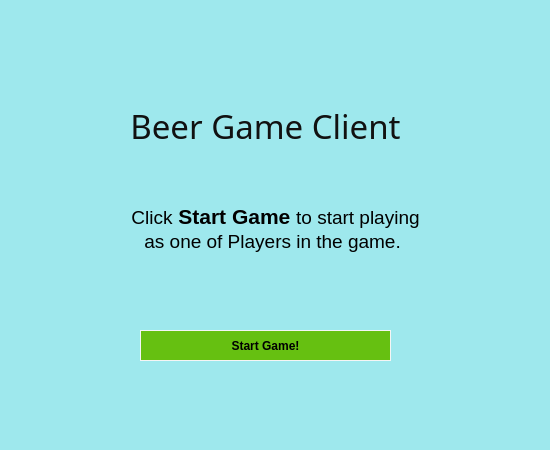
<?xml version="1.0" encoding="UTF-8"?>
<ui version="4.0">
 <class>ClientInterface</class>
 <widget class="QWidget" name="ClientInterface">
  <property name="geometry">
   <rect>
    <x>0</x>
    <y>0</y>
    <width>550</width>
    <height>450</height>
   </rect>
  </property>
  <property name="windowTitle">
   <string>Dialog</string>
  </property>
  <property name="styleSheet">
   <string notr="true">#PlayerWindow{
	background-color: rgb(255, 255, 255);
}</string>
  </property>
  <widget class="QStackedWidget" name="stackedWidget">
   <property name="geometry">
    <rect>
     <x>0</x>
     <y>0</y>
     <width>550</width>
     <height>450</height>
    </rect>
   </property>
   <property name="styleSheet">
    <string notr="true">background-color: rgb(158, 232, 237);</string>
   </property>
   <property name="currentIndex">
    <number>0</number>
   </property>
   <widget class="QWidget" name="page_2">
    <widget class="QPushButton" name="Connect">
     <property name="geometry">
      <rect>
       <x>140</x>
       <y>330</y>
       <width>251</width>
       <height>31</height>
      </rect>
     </property>
     <property name="styleSheet">
      <string notr="true">
#Connect {
	color: rgb(0, 0, 0);
   background-color: #66c011;
    border-color:#007bff;
    font-family: 'League Spartan Bold', arial;
    font-weight: bold;
    border: 1px solid #f5f5f5; 
}

#Connect:hover { background-color: #66c011; color: white; border: 1px solid black;}

#Connect:disabled {
	background-color: #add8e6;
	color: black;
}</string>
     </property>
     <property name="text">
      <string>Start Game!</string>
     </property>
    </widget>
    <widget class="QTextEdit" name="textEdit">
     <property name="geometry">
      <rect>
       <x>120</x>
       <y>200</y>
       <width>311</width>
       <height>81</height>
      </rect>
     </property>
     <property name="font">
      <font>
       <pointsize>16</pointsize>
      </font>
     </property>
     <property name="styleSheet">
      <string notr="true">#textEdit{ border: 0px;}</string>
     </property>
     <property name="html">
      <string>&lt;!DOCTYPE HTML PUBLIC &quot;-//W3C//DTD HTML 4.0//EN&quot; &quot;http://www.w3.org/TR/REC-html40/strict.dtd&quot;&gt;
&lt;html&gt;&lt;head&gt;&lt;meta name=&quot;qrichtext&quot; content=&quot;1&quot; /&gt;&lt;style type=&quot;text/css&quot;&gt;
p, li { white-space: pre-wrap; }
&lt;/style&gt;&lt;/head&gt;&lt;body style=&quot; font-family:'Ubuntu'; font-size:16pt; font-weight:400; font-style:normal;&quot;&gt;
&lt;p align=&quot;center&quot; style=&quot; margin-top:0px; margin-bottom:0px; margin-left:0px; margin-right:0px; -qt-block-indent:0; text-indent:0px;&quot;&gt;&lt;span style=&quot; font-size:14pt;&quot;&gt;Click&lt;/span&gt; &lt;span style=&quot; font-weight:600;&quot;&gt;Start Game&lt;/span&gt; &lt;span style=&quot; font-size:14pt;&quot;&gt;to start playing as one of Players in the game.&lt;/span&gt; &lt;/p&gt;&lt;/body&gt;&lt;/html&gt;</string>
     </property>
    </widget>
    <widget class="QLabel" name="win_heading">
     <property name="geometry">
      <rect>
       <x>70</x>
       <y>70</y>
       <width>391</width>
       <height>111</height>
      </rect>
     </property>
     <property name="font">
      <font>
       <family>League Spartan Bold</family>
       <pointsize>25</pointsize>
      </font>
     </property>
     <property name="styleSheet">
      <string notr="true">#win_heading{ 
	color: #111;
	font-family: 'League Spartan Bold', arial;
	color: #111;
}

#win_heading:disabled {
	color: #c0c0c0;
}</string>
     </property>
     <property name="text">
      <string>Beer Game Client</string>
     </property>
     <property name="alignment">
      <set>Qt::AlignCenter</set>
     </property>
    </widget>
   </widget>
   <widget class="QWidget" name="page">
    <property name="styleSheet">
     <string notr="true">background-color: rgb(158, 232, 237);</string>
    </property>
    <widget class="QGroupBox" name="PlayerArea">
     <property name="geometry">
      <rect>
       <x>10</x>
       <y>30</y>
       <width>521</width>
       <height>391</height>
      </rect>
     </property>
     <property name="font">
      <font>
       <pointsize>13</pointsize>
      </font>
     </property>
     <property name="styleSheet">
      <string notr="true">#RetailerArea {
	
	color: rgb(0, 0, 0);
	background-color: rgb(115, 210, 22);

}</string>
     </property>
     <property name="title">
      <string>Player</string>
     </property>
     <widget class="QPushButton" name="orderBtn">
      <property name="geometry">
       <rect>
        <x>340</x>
        <y>250</y>
        <width>121</width>
        <height>31</height>
       </rect>
      </property>
      <property name="font">
       <font>
        <family>League Spartan Bold</family>
        <weight>75</weight>
        <bold>true</bold>
       </font>
      </property>
      <property name="cursor">
       <cursorShape>PointingHandCursor</cursorShape>
      </property>
      <property name="styleSheet">
       <string notr="true">
#orderBtn {
	color: rgb(0, 0, 0);
   background-color: #66c011;
    border-color:#007bff;
    font-family: 'League Spartan Bold', arial;
    font-weight: bold;
    border: 1px solid #f5f5f5; 
}

#orderBtn:hover { background-color: #66c011; color: white; border: 1px solid black;}

#orderBtn:disabled {
	background-color: #add8e6;
	color: black;
}</string>
      </property>
      <property name="text">
       <string>Place Order</string>
      </property>
     </widget>
     <widget class="QLineEdit" name="orderIn">
      <property name="geometry">
       <rect>
        <x>310</x>
        <y>190</y>
        <width>181</width>
        <height>31</height>
       </rect>
      </property>
      <property name="font">
       <font>
        <pointsize>14</pointsize>
       </font>
      </property>
      <property name="styleSheet">
       <string notr="true">border: 1px solid black;</string>
      </property>
     </widget>
     <widget class="QLabel" name="totalCost_l">
      <property name="geometry">
       <rect>
        <x>10</x>
        <y>340</y>
        <width>91</width>
        <height>31</height>
       </rect>
      </property>
      <property name="font">
       <font>
        <pointsize>13</pointsize>
       </font>
      </property>
      <property name="text">
       <string>Total Cost:</string>
      </property>
     </widget>
     <widget class="QLabel" name="incomingshipment">
      <property name="geometry">
       <rect>
        <x>180</x>
        <y>180</y>
        <width>91</width>
        <height>31</height>
       </rect>
      </property>
      <property name="font">
       <font>
        <pointsize>13</pointsize>
       </font>
      </property>
      <property name="text">
       <string>0</string>
      </property>
     </widget>
     <widget class="QLabel" name="outgoingshipment">
      <property name="geometry">
       <rect>
        <x>180</x>
        <y>220</y>
        <width>91</width>
        <height>31</height>
       </rect>
      </property>
      <property name="font">
       <font>
        <pointsize>13</pointsize>
       </font>
      </property>
      <property name="layoutDirection">
       <enum>Qt::RightToLeft</enum>
      </property>
      <property name="text">
       <string>0</string>
      </property>
     </widget>
     <widget class="QLabel" name="weekCost_l">
      <property name="enabled">
       <bool>true</bool>
      </property>
      <property name="geometry">
       <rect>
        <x>10</x>
        <y>300</y>
        <width>111</width>
        <height>31</height>
       </rect>
      </property>
      <property name="font">
       <font>
        <pointsize>13</pointsize>
       </font>
      </property>
      <property name="text">
       <string>Week's Cost:</string>
      </property>
     </widget>
     <widget class="QLabel" name="incoming_2">
      <property name="geometry">
       <rect>
        <x>10</x>
        <y>180</y>
        <width>131</width>
        <height>31</height>
       </rect>
      </property>
      <property name="font">
       <font>
        <pointsize>13</pointsize>
       </font>
      </property>
      <property name="text">
       <string>Incoming Ship:</string>
      </property>
     </widget>
     <widget class="QLabel" name="outgoing_2">
      <property name="geometry">
       <rect>
        <x>10</x>
        <y>220</y>
        <width>131</width>
        <height>31</height>
       </rect>
      </property>
      <property name="font">
       <font>
        <pointsize>13</pointsize>
       </font>
      </property>
      <property name="layoutDirection">
       <enum>Qt::RightToLeft</enum>
      </property>
      <property name="text">
       <string>Outgoing Ship:</string>
      </property>
     </widget>
     <widget class="QGroupBox" name="currentBox">
      <property name="geometry">
       <rect>
        <x>10</x>
        <y>30</y>
        <width>201</width>
        <height>101</height>
       </rect>
      </property>
      <property name="font">
       <font>
        <pointsize>12</pointsize>
       </font>
      </property>
      <property name="title">
       <string>Current:</string>
      </property>
      <widget class="QLabel" name="inventory_2">
       <property name="geometry">
        <rect>
         <x>10</x>
         <y>30</y>
         <width>91</width>
         <height>31</height>
        </rect>
       </property>
       <property name="font">
        <font>
         <pointsize>13</pointsize>
        </font>
       </property>
       <property name="text">
        <string>Inventory:</string>
       </property>
      </widget>
      <widget class="QLabel" name="backLog_2">
       <property name="geometry">
        <rect>
         <x>10</x>
         <y>60</y>
         <width>91</width>
         <height>31</height>
        </rect>
       </property>
       <property name="font">
        <font>
         <pointsize>13</pointsize>
        </font>
       </property>
       <property name="layoutDirection">
        <enum>Qt::RightToLeft</enum>
       </property>
       <property name="text">
        <string>BackLog:</string>
       </property>
      </widget>
      <widget class="QLabel" name="inventory">
       <property name="geometry">
        <rect>
         <x>90</x>
         <y>30</y>
         <width>91</width>
         <height>31</height>
        </rect>
       </property>
       <property name="font">
        <font>
         <pointsize>13</pointsize>
        </font>
       </property>
       <property name="text">
        <string>0</string>
       </property>
      </widget>
      <widget class="QLabel" name="backlog">
       <property name="geometry">
        <rect>
         <x>90</x>
         <y>60</y>
         <width>91</width>
         <height>31</height>
        </rect>
       </property>
       <property name="font">
        <font>
         <pointsize>13</pointsize>
        </font>
       </property>
       <property name="layoutDirection">
        <enum>Qt::RightToLeft</enum>
       </property>
       <property name="text">
        <string>0</string>
       </property>
      </widget>
     </widget>
     <widget class="QGroupBox" name="afterBox">
      <property name="geometry">
       <rect>
        <x>290</x>
        <y>30</y>
        <width>201</width>
        <height>101</height>
       </rect>
      </property>
      <property name="font">
       <font>
        <pointsize>12</pointsize>
       </font>
      </property>
      <property name="styleSheet">
       <string notr="true"/>
      </property>
      <property name="title">
       <string>After:</string>
      </property>
      <widget class="QLabel" name="inventoryL">
       <property name="geometry">
        <rect>
         <x>10</x>
         <y>30</y>
         <width>91</width>
         <height>31</height>
        </rect>
       </property>
       <property name="font">
        <font>
         <pointsize>13</pointsize>
        </font>
       </property>
       <property name="text">
        <string>Inventory:</string>
       </property>
      </widget>
      <widget class="QLabel" name="backLog_5">
       <property name="geometry">
        <rect>
         <x>10</x>
         <y>60</y>
         <width>91</width>
         <height>31</height>
        </rect>
       </property>
       <property name="font">
        <font>
         <pointsize>13</pointsize>
        </font>
       </property>
       <property name="layoutDirection">
        <enum>Qt::RightToLeft</enum>
       </property>
       <property name="text">
        <string>BackLog:</string>
       </property>
      </widget>
      <widget class="QLabel" name="inventoryafter">
       <property name="geometry">
        <rect>
         <x>90</x>
         <y>30</y>
         <width>91</width>
         <height>31</height>
        </rect>
       </property>
       <property name="font">
        <font>
         <pointsize>13</pointsize>
        </font>
       </property>
       <property name="text">
        <string>0</string>
       </property>
      </widget>
      <widget class="QLabel" name="backlogafter">
       <property name="geometry">
        <rect>
         <x>90</x>
         <y>60</y>
         <width>91</width>
         <height>31</height>
        </rect>
       </property>
       <property name="font">
        <font>
         <pointsize>13</pointsize>
        </font>
       </property>
       <property name="layoutDirection">
        <enum>Qt::RightToLeft</enum>
       </property>
       <property name="text">
        <string>0</string>
       </property>
      </widget>
     </widget>
     <widget class="QLabel" name="incomingorder">
      <property name="geometry">
       <rect>
        <x>180</x>
        <y>140</y>
        <width>101</width>
        <height>31</height>
       </rect>
      </property>
      <property name="font">
       <font>
        <pointsize>13</pointsize>
       </font>
      </property>
      <property name="layoutDirection">
       <enum>Qt::RightToLeft</enum>
      </property>
      <property name="text">
       <string>0</string>
      </property>
     </widget>
     <widget class="QLabel" name="outgoing_4">
      <property name="geometry">
       <rect>
        <x>10</x>
        <y>140</y>
        <width>141</width>
        <height>31</height>
       </rect>
      </property>
      <property name="font">
       <font>
        <pointsize>13</pointsize>
       </font>
      </property>
      <property name="layoutDirection">
       <enum>Qt::RightToLeft</enum>
      </property>
      <property name="text">
       <string>Incoming Order:</string>
      </property>
     </widget>
     <widget class="QLabel" name="weekcost">
      <property name="enabled">
       <bool>true</bool>
      </property>
      <property name="geometry">
       <rect>
        <x>180</x>
        <y>300</y>
        <width>91</width>
        <height>31</height>
       </rect>
      </property>
      <property name="font">
       <font>
        <pointsize>13</pointsize>
       </font>
      </property>
      <property name="text">
       <string>0</string>
      </property>
     </widget>
     <widget class="QLabel" name="totalcost">
      <property name="geometry">
       <rect>
        <x>180</x>
        <y>340</y>
        <width>91</width>
        <height>31</height>
       </rect>
      </property>
      <property name="font">
       <font>
        <pointsize>13</pointsize>
       </font>
      </property>
      <property name="layoutDirection">
       <enum>Qt::RightToLeft</enum>
      </property>
      <property name="text">
       <string>0</string>
      </property>
     </widget>
     <widget class="QLabel" name="totalCost_l_2">
      <property name="geometry">
       <rect>
        <x>10</x>
        <y>260</y>
        <width>91</width>
        <height>31</height>
       </rect>
      </property>
      <property name="font">
       <font>
        <pointsize>12</pointsize>
       </font>
      </property>
      <property name="text">
       <string>Week:</string>
      </property>
     </widget>
     <widget class="QLabel" name="week">
      <property name="geometry">
       <rect>
        <x>180</x>
        <y>260</y>
        <width>51</width>
        <height>31</height>
       </rect>
      </property>
      <property name="font">
       <font>
        <pointsize>12</pointsize>
       </font>
      </property>
      <property name="layoutDirection">
       <enum>Qt::RightToLeft</enum>
      </property>
      <property name="text">
       <string>0</string>
      </property>
     </widget>
     <widget class="QPushButton" name="viewGraph">
      <property name="geometry">
       <rect>
        <x>330</x>
        <y>320</y>
        <width>151</width>
        <height>25</height>
       </rect>
      </property>
      <property name="styleSheet">
       <string notr="true">
#viewGraph {
	color: rgb(0, 0, 0);
   background-color: #66c011;
    border-color:#007bff;
    font-family: 'League Spartan Bold', arial;
    font-weight: bold;
    border: 1px solid #f5f5f5; 
}

#viewGraph:hover { background-color: #66c011; color: white; border: 1px solid black;}

#viewGraph:disabled {
	background-color: #add8e6;
	color: black;
}</string>
      </property>
      <property name="text">
       <string>View Summary</string>
      </property>
     </widget>
     <zorder>currentBox</zorder>
     <zorder>orderBtn</zorder>
     <zorder>orderIn</zorder>
     <zorder>totalCost_l</zorder>
     <zorder>incomingshipment</zorder>
     <zorder>outgoingshipment</zorder>
     <zorder>weekCost_l</zorder>
     <zorder>incoming_2</zorder>
     <zorder>outgoing_2</zorder>
     <zorder>afterBox</zorder>
     <zorder>incomingorder</zorder>
     <zorder>outgoing_4</zorder>
     <zorder>weekcost</zorder>
     <zorder>totalcost</zorder>
     <zorder>totalCost_l_2</zorder>
     <zorder>week</zorder>
     <zorder>viewGraph</zorder>
    </widget>
   </widget>
   <widget class="QWidget" name="page_3"/>
  </widget>
 </widget>
 <resources/>
 <connections/>
</ui>
